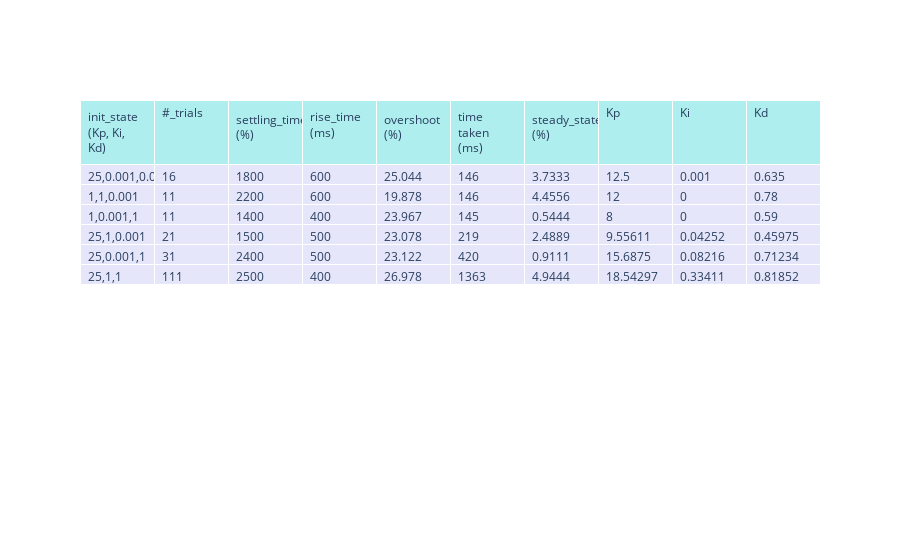

This figure's notebook cell:
### Code cell
header = [
    "init_state (Kp, Ki, Kd)",
    "#_trials",
    "settling_time (%)",
    "rise_time (ms)",
    "overshoot (%)",
    "time taken (ms)",
    "steady_state_error (%)",
    "Kp",
    "Ki",
    "Kd",
]

rows = []
init_stats = load_init_states(
    "/Users/aalbustami/Ali/PID-Tuning-for-Motion-Optimization/init_states.json"
)

for i, (metadata, df) in enumerate(zip(de_metadata, de_dfs)):
    row_content = []
    row_content.append(init_stats[i])
    row_content.append(metadata["n_trials"])
    row_content.append(metadata["settling_time"])
    row_content.append(best_rows_in_each_df.iloc[i]["rise_time"])
    row_content.append(round(best_rows_in_each_df.iloc[i]["overshoot"], 3))
    row_content.append(int(metadata["total_exp_time"]))
    row_content.append(
        np.round(
            abs(
                literal_eval(best_rows_in_each_df.iloc[i]["angle_values"])[-1]
                - 90
            )
            / 90
            * 100,
            4,
        )
    )
    row_content.append(round(metadata["x"][0], 5))
    row_content.append(round(metadata["x"][1], 5))
    row_content.append(round(metadata["x"][2], 5))
    rows.append(row_content)

fig = go.Figure(
    data=[
        go.Table(
            header=dict(
                values=header, fill_color="paleturquoise", align="left"
            ),
            cells=dict(
                values=list(zip(*rows)), fill_color="lavender", align="left"
            ),
        )
    ]
)

fig.show()

### Figure 1 — Plotly figure (JSON) as saved in the notebook; plotly's stock layout.template omitted (floating-point values rounded to 4 significant figures)
{"data": [{"cells": {"align": "left", "fill": {"color": "lavender"}, "values": [[[25, 0.001, 0.001], [1, 1, 0.001], [1, 0.001, 1], [25, 1, 0.001], [25, 0.001, 1], [25, 1, 1]], [16, 11, 11, 21, 31, 111], [1800, 2200, 1400, 1500, 2400, 2500], [600, 600, 400, 500, 500, 400], [25.04, 19.88, 23.97, 23.08, 23.12, 26.98], [146, 146, 145, 219, 420, 1363], [3.733, 4.456, 0.5444, 2.489, 0.9111, 4.944], [12.5, 12, 8, 9.556, 15.69, 18.54], [0.001, 0, 0, 0.04252, 0.08216, 0.3341], [0.635, 0.78, 0.59, 0.4597, 0.7123, 0.8185]]}, "header": {"align": "left", "fill": {"color": "paleturquoise"}, "values": ["init_state (Kp, Ki, Kd)", "#_trials", "settling_time (%)", "rise_time (ms)", "overshoot (%)", "time taken (ms)", "steady_state_error (%)", "Kp", "Ki", "Kd"]}, "type": "table"}], "layout": {}}
